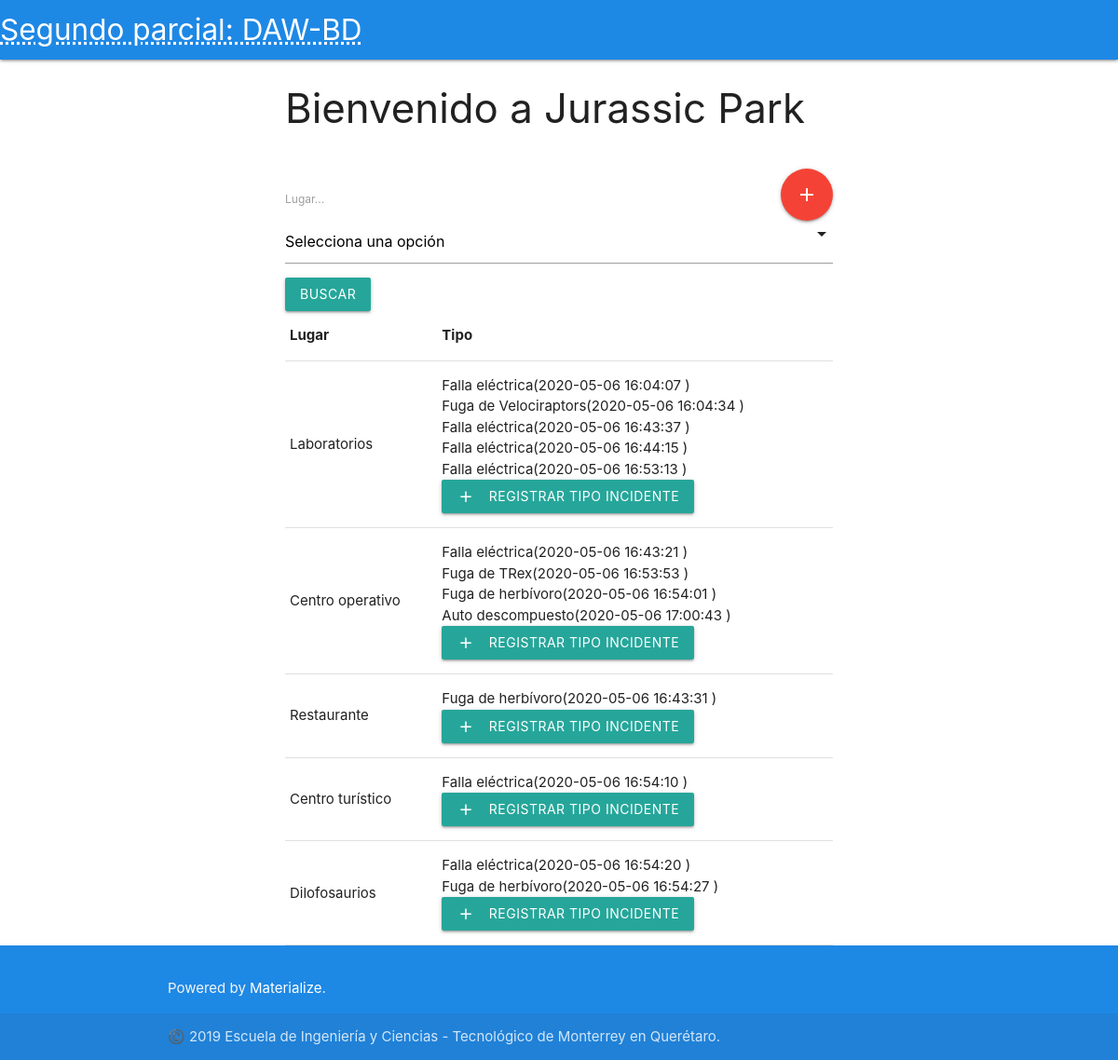
The page / on the database its author committed.
### tables this page shows
CREATE TABLE `Lugar` (
  `id` int(11) NOT NULL,
  `nombre` varchar(200) NOT NULL
);

CREATE TABLE `Lugar_Tipo` (
  `id` int(11) NOT NULL,
  `id_Lugar` int(11) NOT NULL,
  `id_Tipo` int(11) NOT NULL,
  `fechaCreacion` timestamp NOT NULL DEFAULT current_timestamp() ON UPDATE current_timestamp()
);

CREATE TABLE `Tipo` (
  `id` int(11) NOT NULL,
  `nombre` varchar(200) NOT NULL
);

### model.php (the view, shortened to what this page needs)
<?php
 function conectar_bd() {
      $conexion_bd = mysqli_connect("mysql1008.mochahost.com","dawbdorg_1704671","1704671","dawbdorg_A01704671");
      return $conexion_bd;
  }
 function consultar_tipos($idLugar=''){
        $conexion_bd = conectar_bd();
        $resultado = '<td>';
        $consulta = 'SELECT T.nombre as nombreT, Lt.fechaCreacion as fecha FROM Tipo as T , Lugar_Tipo as Lt WHERE Lt.id_Tipo =T.id and Lt.id_Lugar ='.$idLugar .'';
        $resultados = $conexion_bd->query($consulta);
        while ($row = mysqli_fetch_array($resultados, MYSQLI_BOTH)) {
          $resultado .= ''.$row ['nombreT'] .'('.$row['fecha'] .' )  <br>' ;
        }
        return $resultado;
    }
   function consultar_incidentes($lugar=""){
        $conexion_bd = conectar_bd();
       $resultado=
        "<table class='highlight'>
            <thead>
                <tr>
                    <th>Lugar</th>
                    <th>Tipo</th>
                </tr>
            </thead>
            <tbody>";
           $consulta =  'SELECT DISTINCT L.id as idL,L.nombre as nombreL FROM Lugar as L ,Lugar_Tipo as Lt, Tipo as T WHERE L.id=Lt.id_Lugar and T.id = Lt.id_Tipo' ;
       $consulta .= ' order by Lt.fechaCreacion';
       $resultados = $conexion_bd->query($consulta);
       while($row = mysqli_fetch_array( $resultados, MYSQLI_BOTH) ){
           $resultado .= '<tr>';
           $resultado .= '<td>'.$row['nombreL'].'</td>';
           $resultado .= consultar_tipos($row['idL']);
           $resultado .= '<a class="waves-effect waves-light btn" href="regitrarTipoI.php?id='.$row['idL'].' " ><i class="material-icons  left">add</i>Registrar tipo Incidente</a>';
           $resultado .=' </td>
           </tr>';
       }
        $resultado .= '</tbody></table>';
        return $resultado;
   }
  function crear_select($id, $columna_descripcion, $tabla, $seleccion=0) {
    $conexion_bd = conectar_bd();
    $resultado = '<div class="input-field"><select name="'.$tabla.'" id="'.$tabla.'"><option value="" disabled selected>Selecciona una opción</option>';
    $consulta = "SELECT $id  , $columna_descripcion  FROM $tabla";
    $resultados = $conexion_bd->query($consulta);
    while ($row = mysqli_fetch_array($resultados, MYSQLI_BOTH)) {
      $resultado .= '<option value="'.$row["$id"].'">'.$row["$columna_descripcion"].'</option>';
    }
    $resultado .=  '</select><label>'.$tabla.'...</label></div>';
    return $resultado;
  }
?>

### index.php (shortened to what this page needs)
<?php
    require_once("model.php");
    include("busqueda.html");
    if (isset($_POST["Lugar"])) {
          $Lugar = htmlspecialchars($_POST["Lugar"]);
      } else {
          $Lugar = "";
      }
   echo '<div id="resultados_consulta">';
    echo consultar_incidentes($Lugar);
    echo '</div>';
?>

### rows shown on the page
lugar: nombre "Laboratorios"
lugar_tipo: id_Tipo.nombre "Falla eléctrica", fechaCreacion "2020-05-06 16:04:07"
lugar_tipo: id_Tipo.nombre "Fuga de Velociraptors", fechaCreacion "2020-05-06 16:04:34"
lugar_tipo: id_Tipo.nombre "Falla eléctrica", fechaCreacion "2020-05-06 16:43:37"
lugar_tipo: id_Tipo.nombre "Falla eléctrica", fechaCreacion "2020-05-06 16:44:15"
lugar_tipo: id_Tipo.nombre "Falla eléctrica", fechaCreacion "2020-05-06 16:53:13"
lugar: nombre "Centro operativo"
lugar_tipo: id_Tipo.nombre "Falla eléctrica", fechaCreacion "2020-05-06 16:43:21"
lugar_tipo: id_Tipo.nombre "Fuga de TRex", fechaCreacion "2020-05-06 16:53:53"
lugar_tipo: id_Tipo.nombre "Fuga de herbívoro", fechaCreacion "2020-05-06 16:54:01"
lugar_tipo: id_Tipo.nombre "Auto descompuesto", fechaCreacion "2020-05-06 17:00:43"
lugar: nombre "Restaurante"
lugar_tipo: id_Tipo.nombre "Fuga de herbívoro", fechaCreacion "2020-05-06 16:43:31"
lugar: nombre "Centro turístico"
lugar_tipo: id_Tipo.nombre "Falla eléctrica", fechaCreacion "2020-05-06 16:54:10"
lugar: nombre "Dilofosaurios"
lugar_tipo: id_Tipo.nombre "Falla eléctrica", fechaCreacion "2020-05-06 16:54:20"
lugar_tipo: id_Tipo.nombre "Fuga de herbívoro", fechaCreacion "2020-05-06 16:54:27"

### other values the page prints
$tabla "Lugar"
